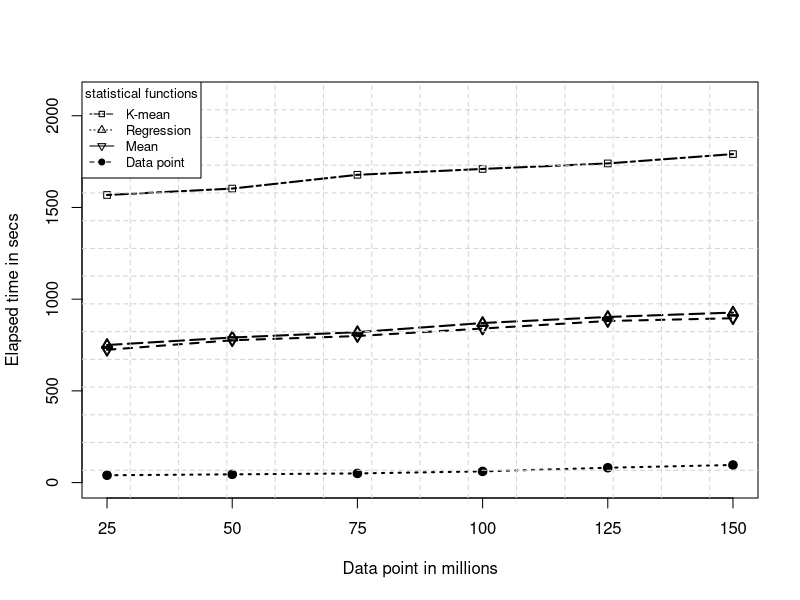
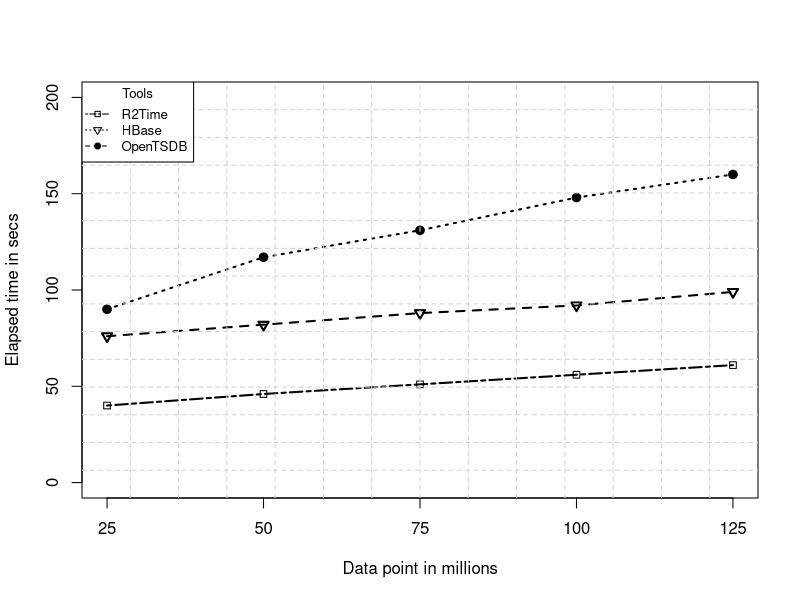

Write R code to recreate these figures, in order.
##Plot caching
pdf('/home/bikash/repos/r2time/examples/plot/performance.pdf', bg = "white")



#s <- c(444, 1, 3, 10, 25)


tdp <-   c(40 ,   45,  50,  61,  81, 96 )
# tmax <-  c(688,  748, 780, 830, 875, 890)
tmean <- c(724,  776, 799, 840, 881, 896)
treg <-  c(750,  791, 820, 870, 903, 927)
tk   <-  c(1568, 1603, 1678, 1710, 1740, 1791)

plot(NULL, xlim=c(1,6), ylim=c(0,2100), xlab="Data point in millions", ylab="Elapsed time in secs",xaxt="n"  )
lines(tk, lwd=2, col="black", pch=22, lty=6)
points(tk, pch=22, cex=1, col="black", lty=6 )
axis(1, at=1:6, labels=c("25", "50", "75", "100", "125", "150"))

lines(tdp, lwd=2, col="black", type="o", pch=19, lty=3 )
points(tdp, pch=19, cex=1, col="black")

# lines(tmax, lwd=2, col="black",type="o", pch=20, lty=1)
# points(tmax, pch=23, cex=1, col="black")

lines(tmean, lwd=2, col="black",type="o", pch=25, lty=2)
points(tmean, pch=25, cex=1, col="black")

lines(treg, lwd=2, col="black",type="o", pch=24, lty=5)
points(treg, pch=24, cex=1, col="black")
grid(14, 15, lty = 2)

legend("topleft",  legend=c("K-mean", "Regression", "Mean",  "Data point" ) , cex=0.8, col=c("black","black","black","black","black"),
title="statistical functions",
pch=c(22, 24, 25, 19),               # Point type
 lty=c(6,3,1,2,5)                  # Line type
 );

dev.off()




##Plot caching
pdf('/home/bikash/repos/r2time/examples/plot/difftools.pdf', bg = "white")

s = c("25", "50", "75", "100" , "125")
y <-c( 90, 117, 131,  148, 160)  #OpenTSDB
x <-c(  40,  46,  51,   56,  61)  ##R2time
z <-c( 76, 82,  88, 92, 99)  ##HBase

legd=c("R2Time", "HBase", "OpenTSDB")

plot(NULL, xlim=c(1,5), ylim=c(0,200), xlab="Data point in millions", ylab="Elapsed time in secs",xaxt="n"  )
lines(x, lwd=2, col="black", pch=22, lty=6)
points(x, pch=22, cex=1, col="black", lty=6 )
axis(1, at=1:5, labels=c("25", "50", "75", "100" , "125"))

lines(y, lwd=2, col="black", type="o", pch=19, lty=3 )
points(y, pch=19, cex=1, col="black")

# lines(tmax, lwd=2, col="black",type="o", pch=20, lty=1)
# points(tmax, pch=23, cex=1, col="black")

lines(z, lwd=2, col="black",type="o", pch=25, lty=2)
points(z, pch=25, cex=1, col="black")

grid(14, 15, lty = 2)

legend("topleft",  legend=legd , cex=0.8, col=c("black","black","black","black"),
title="Tools",
pch=c(22, 25, 19),               # Point type
 lty=c(6,3,2)                  # Line type
 );

dev.off()


